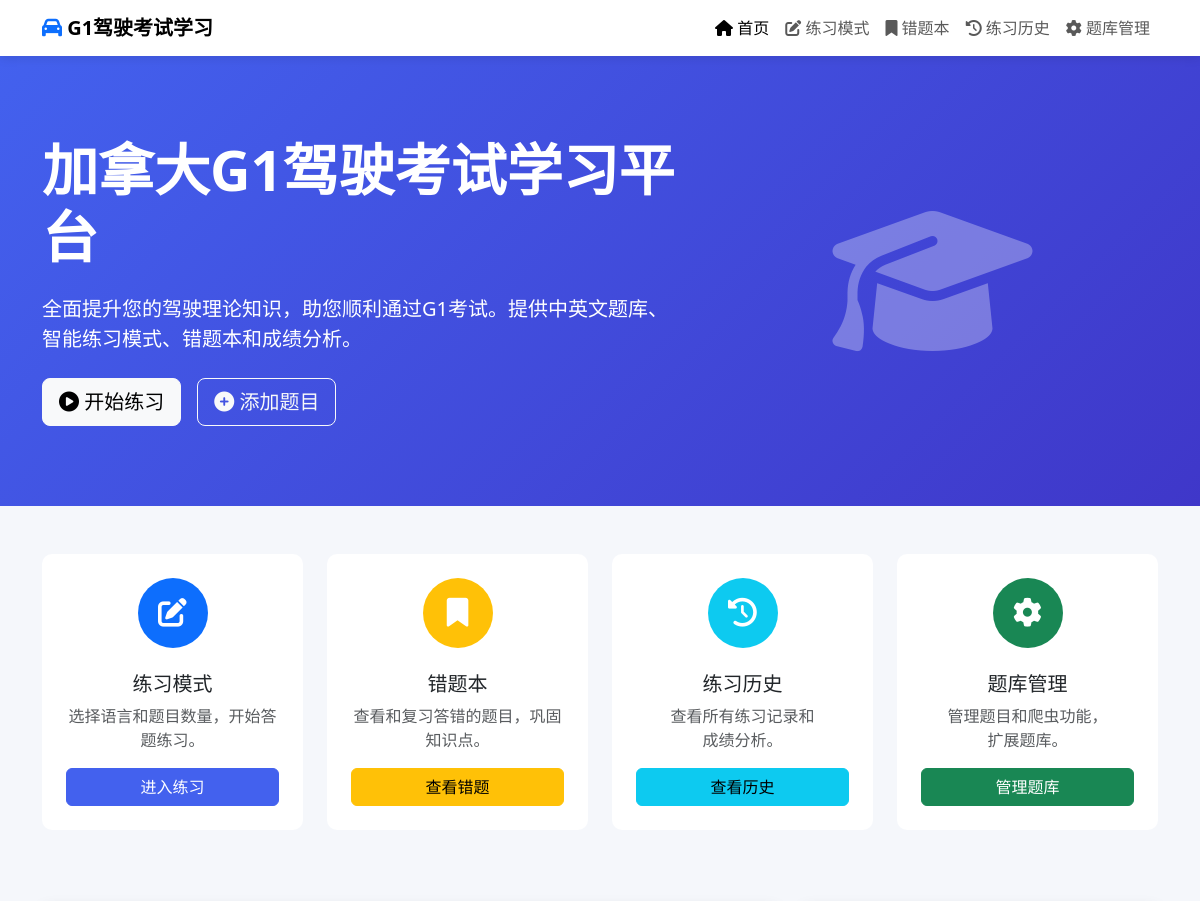
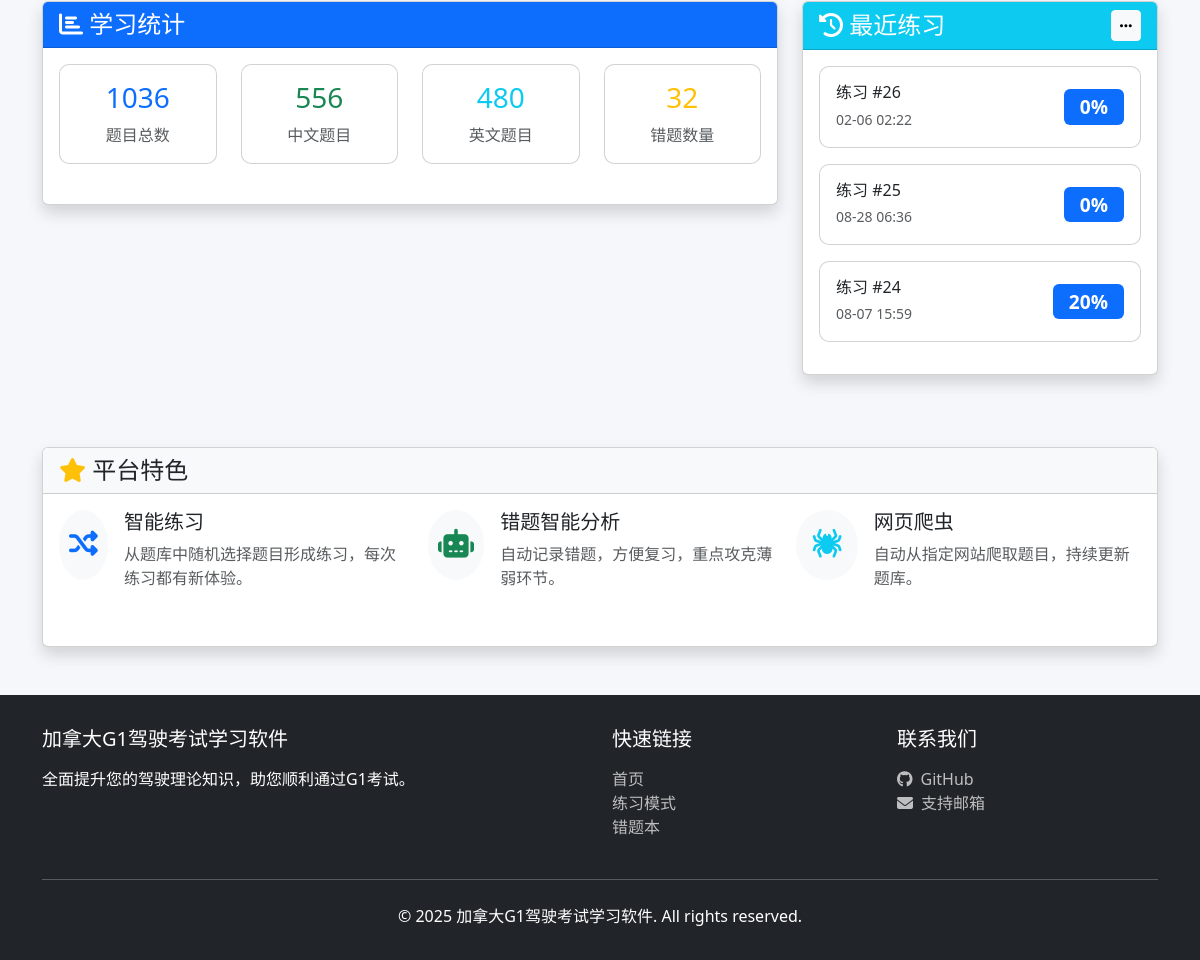
The page / on the database its author committed (2 pictures, top to bottom).
### models.py (models this page shows, shortened)
class PracticeSession(db.Model):
    __tablename__ = 'practice_sessions'
    id = db.Column(db.Integer, primary_key=True)
    session_type = db.Column(db.String(20), nullable=False)  # practice, review等
    total_questions = db.Column(db.Integer, nullable=False)
    correct_answers = db.Column(db.Integer, default=0)
    wrong_answers = db.Column(db.Integer, default=0)
    start_time = db.Column(db.DateTime)
    end_time = db.Column(db.DateTime)
    created_at = db.Column(db.DateTime, default=db.func.current_timestamp())

### app.py (the view)
@app.route('/')
def index():
    total_questions = Question.query.count()
    zh_questions = Question.query.filter_by(language='zh').count()
    en_questions = Question.query.filter_by(language='en').count()
    wrong_answers_count = WrongAnswer.query.count()
    recent_sessions = PracticeSession.query.order_by(PracticeSession.created_at.desc()).limit(5).all()
    return render_template('index.html',
                          total_questions=total_questions,
                          zh_questions=zh_questions,
                          en_questions=en_questions,
                          wrong_answers_count=wrong_answers_count,
                          recent_sessions=recent_sessions)

### templates/index.html (shortened to what this page needs)
<!DOCTYPE html>
<html lang="zh-CN">
<head>
    <link href="https://cdn.jsdelivr.net/npm/bootstrap@5.3.0/dist/css/bootstrap.min.css" rel="stylesheet">
    <link rel="stylesheet" href="https://cdnjs.cloudflare.com/ajax/libs/font-awesome/6.4.0/css/all.min.css">
</head>
<body>
    <nav class="navbar navbar-expand-lg navbar-light bg-white">
        <div class="container">
            <a class="navbar-brand fw-bold" href="/">
                <i class="fas fa-car text-primary"></i> G1驾驶考试学习
            </a>
            <div class="collapse navbar-collapse" id="navbarNav">
                <ul class="navbar-nav ms-auto">
                    <li class="nav-item">
                        <a class="nav-link active" href="/"><i class="fas fa-home"></i> 首页</a>
                    </li>
                    <li class="nav-item">
                        <a class="nav-link" href="/practice"><i class="fas fa-edit"></i> 练习模式</a>
                    </li>
                    <li class="nav-item">
                        <a class="nav-link" href="/wrong-answers"><i class="fas fa-bookmark"></i> 错题本</a>
                    </li>
                    <li class="nav-item">
                        <a class="nav-link" href="/practice-history"><i class="fas fa-history"></i> 练习历史</a>
                    </li>
                    <li class="nav-item">
                        <a class="nav-link" href="/question-management"><i class="fas fa-cog"></i> 题库管理</a>
                    </li>
                </ul>
            </div>
        </div>
    </nav>
    <div class="hero-section">
        <div class="container">
            <div class="row align-items-center">
                <div class="col-lg-7">
                    <h1 class="display-4 fw-bold mb-4">加拿大G1驾驶考试学习平台</h1>
                    <p class="lead mb-4">全面提升您的驾驶理论知识，助您顺利通过G1考试。提供中英文题库、智能练习模式、错题本和成绩分析。</p>
                    <div class="d-flex gap-3">
                        <a href="/practice" class="btn btn-light btn-lg">
                            <i class="fas fa-play-circle"></i> 开始练习
                        </a>
                        <a href="/question-management" class="btn btn-outline-light btn-lg">
                            <i class="fas fa-plus-circle"></i> 添加题目
                        </a>
                    </div>
                </div>
                <div class="col-lg-5 d-none d-lg-block text-center">
                    <i class="fas fa-graduation-cap text-white" style="font-size: 10rem; opacity: 0.3;"></i>
                </div>
            </div>
        </div>
    </div>
    <div class="container">
        <div class="row mb-5">
            <div class="col-md-3 mb-4">
                <div class="card feature-card h-100">
                    <div class="card-body text-center p-4">
                        <div class="feature-icon bg-primary text-white mx-auto">
                            <i class="fas fa-edit"></i>
                        </div>
                        <h5 class="card-title">练习模式</h5>
                        <p class="card-text text-muted">选择语言和题目数量，开始答题练习。</p>
                        <a href="/practice" class="btn btn-primary w-100">进入练习</a>
                    </div>
                </div>
            </div>
            <div class="col-md-3 mb-4">
                <div class="card feature-card h-100">
                    <div class="card-body text-center p-4">
                        <div class="feature-icon bg-warning text-white mx-auto">
                            <i class="fas fa-bookmark"></i>
                        </div>
                        <h5 class="card-title">错题本</h5>
                        <p class="card-text text-muted">查看和复习答错的题目，巩固知识点。</p>
                        <a href="/wrong-answers" class="btn btn-warning w-100">查看错题</a>
                    </div>
                </div>
            </div>
            <div class="col-md-3 mb-4">
                <div class="card feature-card h-100">
                    <div class="card-body text-center p-4">
                        <div class="feature-icon bg-info text-white mx-auto">
                            <i class="fas fa-history"></i>
                        </div>
                        <h5 class="card-title">练习历史</h5>
                        <p class="card-text text-muted">查看所有练习记录和<br>成绩分析。</p>
                        <a href="/practice-history" class="btn btn-info w-100">查看历史</a>
                    </div>
                </div>
            </div>
            <div class="col-md-3 mb-4">
                <div class="card feature-card h-100">
                    <div class="card-body text-center p-4">
                        <div class="feature-icon bg-success text-white mx-auto">
                            <i class="fas fa-cog"></i>
                        </div>
                        <h5 class="card-title">题库管理</h5>
                        <p class="card-text text-muted">管理题目和爬虫功能，<br>扩展题库。</p>
                        <a href="/question-management" class="btn btn-success w-100">管理题库</a>
                    </div>
                </div>
            </div>
        </div>
        <div class="row mb-5">
            <div class="col-lg-8 mb-4">
                <div class="card shadow">
                    <div class="card-header bg-primary text-white">
                        <h4 class="mb-0"><i class="fas fa-chart-bar"></i> 学习统计</h4>
                    </div>
                    <div class="card-body">
                        <div class="row">
                            <div class="col-md-6 col-xl-3 mb-4">
                                <div class="card stat-card text-center">
                                    <div class="card-body">
                                        <h3 class="text-primary">{{ total_questions }}</h3>
                                        <p class="text-muted mb-0">题目总数</p>
                                    </div>
                                </div>
                            </div>
                            <div class="col-md-6 col-xl-3 mb-4">
                                <div class="card stat-card text-center">
                                    <div class="card-body">
                                        <h3 class="text-success">{{ zh_questions }}</h3>
                                        <p class="text-muted mb-0">中文题目</p>
                                    </div>
                                </div>
                            </div>
                            <div class="col-md-6 col-xl-3 mb-4">
                                <div class="card stat-card text-center">
                                    <div class="card-body">
                                        <h3 class="text-info">{{ en_questions }}</h3>
                                        <p class="text-muted mb-0">英文题目</p>
                                    </div>
                                </div>
                            </div>
                            <div class="col-md-6 col-xl-3 mb-4">
                                <div class="card stat-card text-center">
                                    <div class="card-body">
                                        <h3 class="text-warning">{{ wrong_answers_count }}</h3>
                                        <p class="text-muted mb-0">错题数量</p>
                                    </div>
                                </div>
                            </div>
                        </div>
                    </div>
                </div>
            </div>
            <div class="col-lg-4 mb-4">
                <div class="card shadow h-100">
                    <div class="card-header bg-info text-white d-flex justify-content-between align-items-center">
                        <h4 class="mb-0"><i class="fas fa-history"></i> 最近练习</h4>
                        <a href="/practice-history" class="btn btn-light btn-sm">
                            <i class="fas fa-ellipsis-h"></i>
                        </a>
                    </div>
                    <div class="card-body">
                        {% if recent_sessions %}
                            {% for session in recent_sessions[:3] %}
                            <div class="card session-card mb-3">
                                <div class="card-body p-3">
                                    <div class="d-flex justify-content-between align-items-center">
                                        <div>
                                            <h6 class="card-title mb-1">练习 #{{ session.id }}</h6>
                                            <small class="text-muted">{{ session.created_at.strftime('%m-%d %H:%M') }}</small>
                                        </div>
                                        <span class="badge bg-primary score-badge">{{ "%.0f"|format((session.correct_answers / session.total_questions * 100) if session.total_questions > 0 else 0) }}%</span>
                                    </div>
                                </div>
                            </div>
                            {% endfor %}
                        {% else %}
                            <div class="text-center py-4">
                                <i class="fas fa-history fa-2x text-muted mb-3"></i>
                                <p class="mb-0 text-muted">暂无练习记录</p>
                            </div>
                        {% endif %}
                    </div>
                </div>
            </div>
        </div>
        <div class="row mb-5">
            <div class="col-12">
                <div class="card shadow">
                    <div class="card-header bg-light">
                        <h4 class="mb-0"><i class="fas fa-star text-warning"></i> 平台特色</h4>
                    </div>
                    <div class="card-body">
                        <div class="row">
                            <div class="col-md-4 mb-4">
                                <div class="d-flex">
                                    <div class="feature-icon bg-light text-primary me-3">
                                        <i class="fas fa-random"></i>
                                    </div>
                                    <div>
                                        <h5>智能练习</h5>
                                        <p class="text-muted">从题库中随机选择题目形成练习，每次练习都有新体验。</p>
                                    </div>
                                </div>
                            </div>
                            <div class="col-md-4 mb-4">
                                <div class="d-flex">
                                    <div class="feature-icon bg-light text-success me-3">
                                        <i class="fas fa-robot"></i>
                                    </div>
                                    <div>
                                        <h5>错题智能分析</h5>
                                        <p class="text-muted">自动记录错题，方便复习，重点攻克薄弱环节。</p>
                                    </div>
                                </div>
                            </div>
                            <div class="col-md-4 mb-4">
                                <div class="d-flex">
                                    <div class="feature-icon bg-light text-info me-3">
                                        <i class="fas fa-spider"></i>
                                    </div>
                                    <div>
                                        <h5>网页爬虫</h5>
                                        <p class="text-muted">自动从指定网站爬取题目，持续更新题库。</p>
                                    </div>
                                </div>
                            </div>
                        </div>
                    </div>
                </div>
            </div>
        </div>
    </div>
    <footer>
        <div class="container">
            <div class="row">
                <div class="col-md-6 mb-4 mb-md-0">
                    <h5 class="mb-3">加拿大G1驾驶考试学习软件</h5>
                    <p class="mb-0">全面提升您的驾驶理论知识，助您顺利通过G1考试。</p>
                </div>
                <div class="col-md-3 mb-4 mb-md-0">
                    <h5 class="mb-3">快速链接</h5>
                    <ul class="list-unstyled">
                        <li><a href="/" class="footer-link">首页</a></li>
                        <li><a href="/practice" class="footer-link">练习模式</a></li>
                        <li><a href="/wrong-answers" class="footer-link">错题本</a></li>
                    </ul>
                </div>
                <div class="col-md-3">
                    <h5 class="mb-3">联系我们</h5>
                    <ul class="list-unstyled">
                        <li><a href="#" class="footer-link"><i class="fab fa-github me-2"></i>GitHub</a></li>
                        <li><a href="#" class="footer-link"><i class="fas fa-envelope me-2"></i>支持邮箱</a></li>
                    </ul>
                </div>
            </div>
            <hr class="my-4">
            <div class="text-center">
                <p class="mb-0">&copy; 2025 加拿大G1驾驶考试学习软件. All rights reserved.</p>
            </div>
        </div>
    </footer>
</body>
</html>

### templates/index.html (style rules this page uses)
:root { --primary-color: #4361ee; --secondary-color: #3f37c9; --success-color: #4cc9f0; --warning-color: #f72585; --light-bg: #f8f9fa; --dark-text: #212529; }
body { font-family: 'Segoe UI', Tahoma, Geneva, Verdana, sans-serif; background-color: #f5f7fb; }
.navbar { box-shadow: 0 2px 10px rgba(0, 0, 0, 0.1); }
.hero-section { background: linear-gradient(135deg, var(--primary-color) 0%, var(--secondary-color) 100%); color: white; padding: 5rem 0; margin-bottom: 3rem; }
.feature-card { transition: all 0.3s ease; border: none; border-radius: 10px; overflow: hidden; height: 100%; }
.feature-icon { width: 70px; height: 70px; display: flex; align-items: center; justify-content: center; border-radius: 50%; font-size: 1.8rem; margin-bottom: 1.5rem; }
.stat-card { border-radius: 10px; overflow: hidden; transition: all 0.3s ease; }
.session-card { border-radius: 10px; overflow: hidden; transition: all 0.3s ease; }
.score-badge { font-size: 1.2rem; padding: 0.5rem 1rem; }
.btn-primary { background-color: var(--primary-color); border-color: var(--primary-color); }
footer { background-color: #212529; color: white; padding: 2rem 0; }
.footer-link { color: rgba(255, 255, 255, 0.7); text-decoration: none; }

### rows shown on the page
PracticeSession: id "26", created_at "02-06 02:22", total_questions+correct_answers "0"
PracticeSession: id "25", created_at "08-28 06:36", total_questions+correct_answers "0"
PracticeSession: id "24", created_at "08-07 15:59", total_questions+correct_answers "20"

### other values the page prints
{{ total_questions }} "1036"
{{ zh_questions }} "556"
{{ en_questions }} "480"
{{ wrong_answers_count }} "32"
